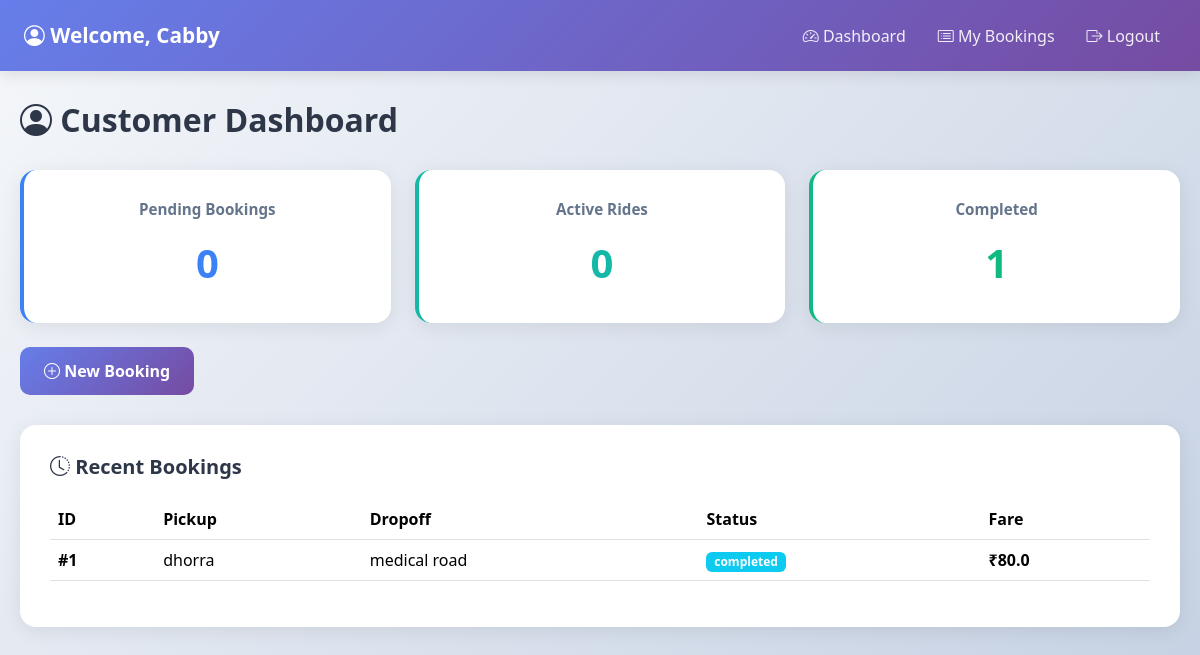
Page /customer/dashboard (signed in) on the committed database.
### app.py (models this page shows)
class Booking(db.Model):
    __tablename__ = 'bookings'
    id = db.Column(db.Integer, primary_key=True)
    customer_id = db.Column(db.Integer, db.ForeignKey('users.id'), nullable=False)
    driver_id = db.Column(db.Integer, db.ForeignKey('drivers.id'))
    cab_id = db.Column(db.Integer, db.ForeignKey('cabs.id'))
    pickup_address = db.Column(db.String(255), nullable=False)
    dropoff_address = db.Column(db.String(255), nullable=False)
    scheduled_time = db.Column(db.DateTime)
    status = db.Column(db.String(20), default='pending')
    distance_km = db.Column(db.Float, default=0.0)
    fare_estimate = db.Column(db.Float, default=0.0)
    fare_final = db.Column(db.Float)
    created_at = db.Column(db.DateTime, default=datetime.utcnow)
    completed_at = db.Column(db.DateTime)

### app.py (the view)
@app.route('/customer/dashboard')
@role_required('customer')
def customer_dashboard():
    user_id = session['user_id']
    pending = Booking.query.filter_by(customer_id=user_id, status='pending').count()
    active = Booking.query.filter(Booking.customer_id==user_id, Booking.status.in_(['assigned','en_route'])).count()
    completed = Booking.query.filter_by(customer_id=user_id, status='completed').count()
    recent = Booking.query.filter_by(customer_id=user_id).order_by(Booking.created_at.desc()).limit(5).all()
    return render_template('customer/dashboard.html', pending=pending, active=active, completed=completed, recent=recent)

### app.py (called while the page is built)
def role_required(*roles):
    def decorator(f):
        @wraps(f)
        def decorated_function(*args, **kwargs):
            if 'user_id' not in session:
                return redirect(url_for('login'))
            if session.get('role') not in roles:
                flash('Unauthorized access', 'danger')
                return redirect(url_for('dashboard'))
            return f(*args, **kwargs)
        return decorated_function
    return decorator

### templates/customer/dashboard.html (shortened to what this page needs)
<!DOCTYPE html>
<html lang="en">
<head>
  <link href="https://cdn.jsdelivr.net/npm/bootstrap@5.3.2/dist/css/bootstrap.min.css" rel="stylesheet">
  <link href="https://cdnjs.cloudflare.com/ajax/libs/bootstrap-icons/1.10.5/font/bootstrap-icons.min.css" rel="stylesheet">
</head>
<body>
  <nav class="navbar navbar-expand-lg navbar-custom">
    <div class="container-fluid px-4">
      <a class="navbar-brand" href="/customer/dashboard">
        <i class="bi bi-person-circle"></i> Welcome, Cabby
      </a>
      <div class="navbar-nav ms-auto">
        <a class="nav-link" href="/customer/dashboard"><i class="bi bi-speedometer2"></i> Dashboard</a>
        <a class="nav-link" href="/customer/my-bookings"><i class="bi bi-card-list"></i> My Bookings</a>
        <a class="nav-link" href="/logout"><i class="bi bi-box-arrow-right"></i> Logout</a>
      </div>
    </div>
  </nav>
  <div class="dashboard-container">
    <h2><i class="bi bi-person-circle"></i> Customer Dashboard</h2>
    <div class="row g-4 mb-4">
      <div class="col-md-4">
        <div class="stat-card blue">
          <h5>Pending Bookings</h5>
          <div class="number">{{ pending }}</div>
        </div>
      </div>
      <div class="col-md-4">
        <div class="stat-card teal">
          <h5>Active Rides</h5>
          <div class="number">{{ active }}</div>
        </div>
      </div>
      <div class="col-md-4">
        <div class="stat-card green">
          <h5>Completed</h5>
          <div class="number">{{ completed }}</div>
        </div>
      </div>
    </div>
    <div class="mb-4">
      <a href="/customer/create-booking" class="btn btn-action">
        <i class="bi bi-plus-circle"></i> New Booking
      </a>
    </div>
    <div class="table-section">
      <h5><i class="bi bi-clock-history"></i> Recent Bookings</h5>
      <table class="table table-hover">
        <thead>
          <tr><th>ID</th><th>Pickup</th><th>Dropoff</th><th>Status</th><th>Fare</th></tr>
        </thead>
        <tbody>
          {% for booking in recent %}
          <tr>
            <td><strong>#{{ booking.id }}</strong></td>
            <td>{{ booking.pickup_address }}</td>
            <td>{{ booking.dropoff_address }}</td>
            <td>
              {% if booking.status == 'assigned' %}
                <span class="badge bg-success">Assigned</span>
              {% elif booking.status == 'pending' %}
                <span class="badge bg-warning text-dark">Pending</span>
              {% else %}
                <span class="badge bg-info">{{ booking.status }}</span>
              {% endif %}
            </td>
            <td><strong>₹{{ booking.fare_estimate }}</strong></td>
          </tr>
          {% else %}
          <tr><td colspan="5" class="text-center text-muted">No bookings yet</td></tr>
          {% endfor %}
        </tbody>
      </table>
    </div>
  </div>
</body>
</html>

### templates/customer/dashboard.html (style rules this page uses)
body { background: linear-gradient(135deg, #f5f7fa 0%, #c3cfe2 100%); font-family: 'Segoe UI', sans-serif; min-height: 100vh; }
.navbar-custom { background: linear-gradient(135deg, #667eea 0%, #764ba2 100%); padding: 15px 0; box-shadow: 0 4px 15px rgba(0,0,0,0.1); }
.navbar-brand { color: white !important; font-weight: 700; font-size: 1.3rem; }
.nav-link { color: rgba(255,255,255,0.9) !important; margin: 0 8px; font-weight: 500; transition: all 0.3s; }
.dashboard-container { max-width: 1400px; margin: 30px auto; padding: 0 20px; }
h2 { color: #2d3748; font-weight: 700; margin-bottom: 30px; }
.stat-card { background: white; border-radius: 16px; padding: 30px 25px; text-align: center; box-shadow: 0 4px 20px rgba(0,0,0,0.08); transition: all 0.3s; border-left: 4px solid #667eea; }
.stat-card h5 { color: #64748b; font-size: 0.95rem; margin-bottom: 15px; font-weight: 600; }
.stat-card .number { font-size: 2.5rem; font-weight: 700; color: #667eea; }
.stat-card.blue { border-left-color: #3b82f6; }
.stat-card.blue .number { color: #3b82f6; }
.stat-card.teal { border-left-color: #14b8a6; }
.stat-card.teal .number { color: #14b8a6; }
.stat-card.green { border-left-color: #10b981; }
.stat-card.green .number { color: #10b981; }
.btn-action { background: linear-gradient(135deg, #667eea 0%, #764ba2 100%); color: white; border: none; padding: 12px 24px; border-radius: 10px; font-weight: 600; transition: all 0.3s; }
.table-section { background: white; border-radius: 16px; padding: 30px; margin-top: 30px; box-shadow: 0 4px 20px rgba(0,0,0,0.08); }
.table-section h5 { color: #2d3748; font-weight: 700; margin-bottom: 20px; }
.table { color: #2d3748; }
.table thead { background: linear-gradient(135deg, #f8fafc 0%, #e2e8f0 100%); color: #475569; }
.table tbody tr { transition: all 0.2s; }

### rows in the picture
Booking: id "1", pickup_address "dhorra", dropoff_address "medical road", status "completed", fare_estimate "80.0"

### other values in the picture
{{ pending }} "0"
{{ active }} "0"
{{ completed }} "1"
